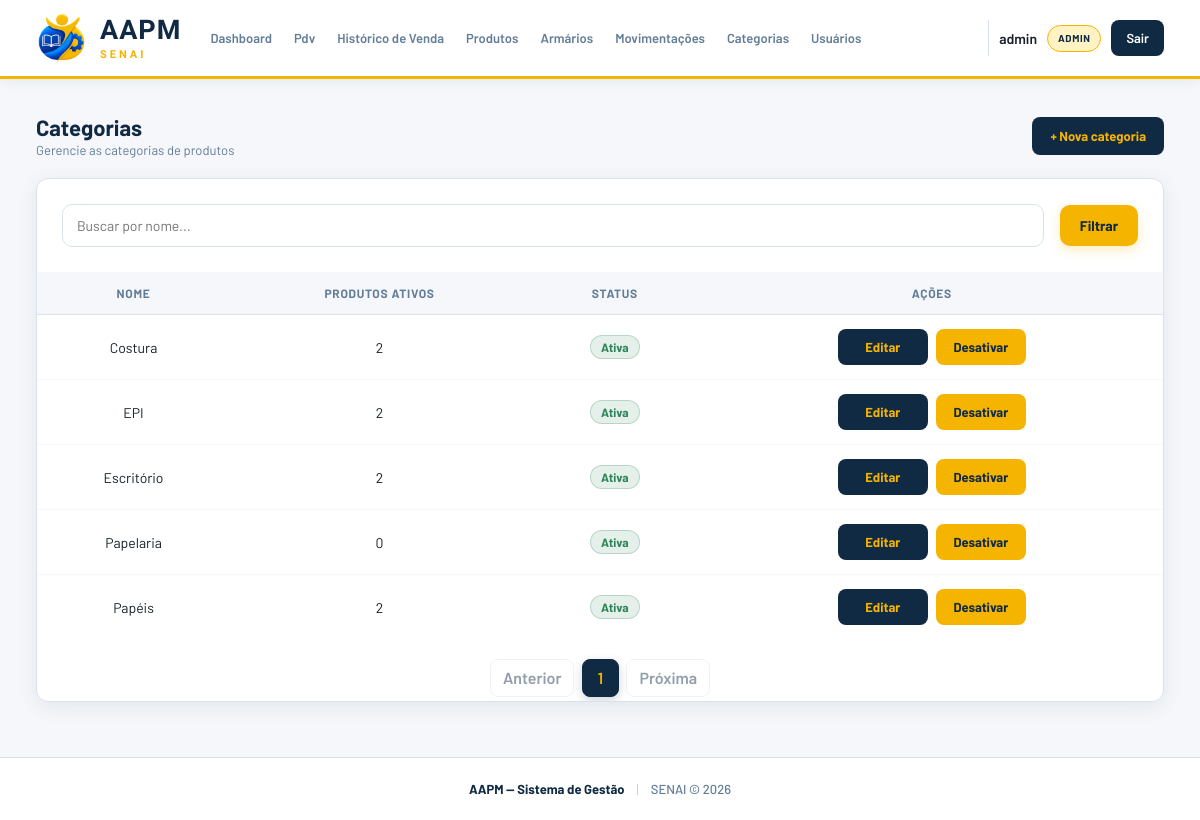
The page /categorias/ (signed in) on the database its author committed.
### app/models/categoria.py (models this page shows)
class Categoria(Base):
    __tablename__ = "categorias"
    id = Column(Integer, primary_key=True,autoincrement=True, index=True)
    nome = Column(String(100), nullable=False, unique=True)
    ativo = Column(Boolean, default=True)
    produtos = relationship("Produto", back_populates="categoria", lazy="select")

### app/controllers/categoria_controller.py (the view)
@router.get("/")
def listar_categorias(
    request: Request,
    busca: str = "",
    page: int = 1,
    db: Session = Depends(get_db),
    admin = Depends(get_admin)
):
    query = db.query(Categoria)
    if busca:
        query = query.filter(Categoria.nome.ilike(f"%{busca}%"))
    categorias, pagination = paginate(
        query.order_by(Categoria.nome), page
    )
    return templates.TemplateResponse(
        request,
        "categorias/index.html",
        {
            "request":    request,
            "usuario":    admin,
            "categorias": categorias,
            "pagination": pagination,
            "busca":      busca,
        }
    )

### app/templates/categorias/index.html (shortened to what this page needs)
{% extends "base.html" %}
{% block extra_css %}
<link rel="stylesheet" href="/static/css/index-categorias.css?v=2">
<link rel="stylesheet" href="/static/css/list-filter.css?v=1">
{% endblock %}
{% block conteudo %}
<div class="page-header">
  <div>
    <h1 class="page-title">Categorias</h1>
    <p class="page-subtitle">Gerencie as categorias de produtos</p>
  </div>
  <a href="/categorias/nova" class="btn-primary">+ Nova categoria</a>
</div>
<div class="card">
  <form method="get" action="/categorias" class="list-filter list-filter--inset">
    <input type="text" name="busca" class="form-input list-filter__search" placeholder="Buscar por nome..." value="{{ busca }}">
    <button type="submit" class="btn-primary">Filtrar</button>
  </form>
  <div class="table-wrapper">
    <table class="table">
      <thead>
        <tr>
          <th>Nome</th>
          <th>Produtos ativos</th>
          <th>Status</th>
          <th>Ações</th>
        </tr>
      </thead>
      <tbody>
        {% for c in categorias | sort(attribute='nome', case_sensitive=false) %}
        <tr>
          <td>{{ c.nome }}</td>
          <td>{{ c.produtos | selectattr('ativo') | list | length }}</td>
          <td>
            <span class="status-badge status-badge--{{ 'ativo' if c.ativo else 'inativo' }}">
              {{ "Ativa" if c.ativo else "Inativa" }}
            </span>
          </td>
          <td class="td-actions">
            <div class="actions-group">
              <a href="/categorias/{{ c.id }}/editar" class="btn-table">Editar</a>
              <form action="/categorias/{{ c.id }}/toggle-ativo" method="post" data-confirm-form data-confirm-title="Tem certeza?" data-confirm-message="Tem certeza que deseja {{ 'desativar' if c.ativo else 'ativar' }} esta categoria?" data-confirm-label="{{ 'Desativar' if c.ativo else 'Ativar' }}">
                <button type="submit" class="btn-table btn-table--warn">
                  {{ "Desativar" if c.ativo else "Ativar" }}
                </button>
              </form>
            </div>
          </td>
        </tr>
        {% endfor %}
      </tbody>
    </table>
  </div>
  {% include "paginacao/index.html" %}
</div>
{% endblock %}

### app/static/css/base.css (style rules this page uses)
* { margin: 0; padding: 0; box-sizing: border-box; }
html { scroll-behavior: smooth; }
body { min-height: 100vh; display: flex; flex-direction: column; font-family: "Barlow", sans-serif; background: var(--fundo); color: var(--texto); -webkit-font-smoothing: antialiased; text-rendering: optimizeLegibility; }
:root { --azul: #102A43; --azul-2: #243B53; --azul-3: #486581; --laranja: #F5B400; --laranja-2: #D99F00; --laranja-claro: #FFF3C4; --branco: #FFFFFF; --fundo: #F5F7FA; --fundo-card: #FFFFFF; --texto: #17202A; --texto-secundario: #627D98; --borda: #D9E2EC; --verde: #2F855A; --vermelho: #C53030; --sombra: 0 5px 20px rgba(16, 42, 67, 0.08); --sombra-hover: 0 10px 28px rgba(16, 42, 67, 0.14); --radius: 12px; }
button, input, select, textarea { font-family: inherit; }
button { cursor: pointer; }
a { color: inherit; }

### app/static/css/index-categorias.css (style rules this page uses)
.td-actions form { margin: 0 !important; padding: 0 !important; background: transparent !important; box-shadow: none !important; border: none !important; display: inline-flex !important; }
.btn-table { display: inline-flex; align-items: center; justify-content: center; min-width: 90px; height: 34px; padding: 0 14px; border: 1px solid transparent; border-radius: 6px; background: var(--azul); color: var(--laranja) !important; text-decoration: none; font-size: 13px; font-weight: 600; cursor: pointer; transition: background-color 0.2s ease, transform 0.1s ease; }
.btn-table--warn { background: var(--laranja) !important; color: var(--azul) !important; border: 1px solid rgba(245, 180, 0, 0.4) !important; }
.page-header { display:flex; align-items:center; justify-content:space-between; margin-bottom:20px; flex-wrap:wrap; gap:12px; }
.page-title { margin:0; color:var(--azul); font-size:22px; font-weight:700; }
.page-subtitle { margin-top:2px; color:var(--texto-secundario); font-size:13px; }
.btn-primary { display:inline-flex; align-items:center; justify-content:center; height:38px; padding:0 18px; background:var(--azul); color:var(--laranja)!important; border-radius:8px; text-decoration:none; font-size:13px; font-weight:700; transition:background .2s ease,transform .2s ease,box-shadow .2s ease; }
.card { overflow:hidden; background:var(--fundo-card); border:1px solid var(--borda); border-radius:var(--radius); box-shadow:var(--sombra); }
.table-wrapper { overflow-x:auto; }
.table { width:100%; border-collapse:collapse; font-size:14px; }
.table thead { background:var(--fundo); }
.table th,.table td { padding:14px 16px; text-align:center; vertical-align:middle; }
.table th { color:var(--texto-secundario); font-size:12px; font-weight:700; text-transform:uppercase; letter-spacing:.06em; white-space:nowrap; border-bottom:1px solid var(--borda); }
.table td { color:var(--texto); border-bottom:1px solid var(--fundo); }
.table tbody tr:last-child td { border-bottom:none; }
.table tbody tr { transition:background .2s ease; }
.status-badge { display:inline-flex; align-items:center; justify-content:center; padding:4px 10px; border-radius:999px; font-size:12px; font-weight:700; }
.status-badge--ativo { background:rgba(47,133,90,.12); color:var(--verde); border:1px solid rgba(47,133,90,.25); }
.td-actions { white-space:nowrap; text-align:center; }
.actions-group { display:flex; align-items:center; justify-content:center; gap:8px; }
.td-actions form { display:inline-flex!important; margin:0!important; padding:0!important; background:transparent!important; border:none!important; box-shadow:none!important; }
.btn-table { height:36px; border-radius:8px; font-weight:700; transition:background .2s ease,transform .2s ease,box-shadow .2s ease; }

### app/static/css/list-filter.css (style rules this page uses)
.list-filter { display: flex; align-items: center; gap: 1rem; margin-bottom: 1.5rem; flex-wrap: wrap; }
.list-filter--inset { margin: 25px; }
.list-filter .form-input { padding: 12px 14px; border: 1px solid var(--borda); border-radius: 10px; color: var(--texto); font: inherit; font-size: 14px; }
.list-filter__search { flex: 1; min-width: 200px; }
.list-filter .btn-primary { display: inline-flex; align-items: center; justify-content: center; height: auto; padding: 12px 20px; border: none; border-radius: 10px; background: var(--laranja); color: var(--azul) !important; font-size: 14px; font-weight: 700; text-decoration: none; box-shadow: 0 4px 12px rgba(245, 180, 0, .25); transition: transform .2s ease, box-shadow .2s ease; }

### rows shown on the page
Categoria: nome "Costura", produtos|selectattr "2", ativo "Ativa", ativo "Desativar"
Categoria: nome "EPI", produtos|selectattr "2", ativo "Ativa", ativo "Desativar"
Categoria: nome "Escritório", produtos|selectattr "2", ativo "Ativa", ativo "Desativar"
Categoria: nome "Papelaria", produtos|selectattr "0", ativo "Ativa", ativo "Desativar"
Categoria: nome "Papéis", produtos|selectattr "2", ativo "Ativa", ativo "Desativar"

### other values the page prints
{{ usuario.nome }} "admin"
{{ usuario.role }} "ADMIN"
{{ numero }} "1"
